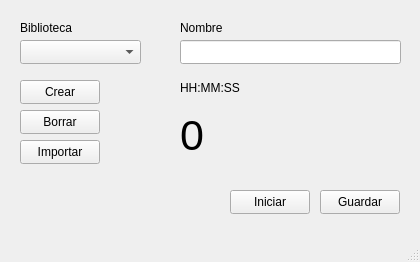
<?xml version="1.0" encoding="UTF-8"?>
<ui version="4.0">
 <class>MainWindow</class>
 <widget class="QMainWindow" name="MainWindow">
  <property name="geometry">
   <rect>
    <x>0</x>
    <y>0</y>
    <width>420</width>
    <height>262</height>
   </rect>
  </property>
  <property name="windowTitle">
   <string>Gizzly Timer 1.0</string>
  </property>
  <property name="windowIcon">
   <iconset theme="x-office-calendar"/>
  </property>
  <widget class="QWidget" name="centralwidget">
   <widget class="QLabel" name="labelBiblio">
    <property name="geometry">
     <rect>
      <x>20</x>
      <y>20</y>
      <width>61</width>
      <height>16</height>
     </rect>
    </property>
    <property name="text">
     <string>Biblioteca</string>
    </property>
   </widget>
   <widget class="QComboBox" name="cBox_Biblio">
    <property name="geometry">
     <rect>
      <x>20</x>
      <y>40</y>
      <width>121</width>
      <height>24</height>
     </rect>
    </property>
   </widget>
   <widget class="QPushButton" name="buttonCrear">
    <property name="geometry">
     <rect>
      <x>20</x>
      <y>80</y>
      <width>80</width>
      <height>24</height>
     </rect>
    </property>
    <property name="text">
     <string>Crear</string>
    </property>
   </widget>
   <widget class="QPushButton" name="buttonBorrar">
    <property name="geometry">
     <rect>
      <x>20</x>
      <y>110</y>
      <width>80</width>
      <height>24</height>
     </rect>
    </property>
    <property name="text">
     <string>Borrar</string>
    </property>
   </widget>
   <widget class="QLabel" name="labelName">
    <property name="geometry">
     <rect>
      <x>180</x>
      <y>20</y>
      <width>61</width>
      <height>16</height>
     </rect>
    </property>
    <property name="text">
     <string>Nombre</string>
    </property>
   </widget>
   <widget class="QLineEdit" name="lineEdit_Name">
    <property name="geometry">
     <rect>
      <x>180</x>
      <y>40</y>
      <width>221</width>
      <height>24</height>
     </rect>
    </property>
   </widget>
   <widget class="QLabel" name="labelHoras">
    <property name="geometry">
     <rect>
      <x>180</x>
      <y>80</y>
      <width>61</width>
      <height>16</height>
     </rect>
    </property>
    <property name="text">
     <string>HH:MM:SS</string>
    </property>
   </widget>
   <widget class="QLabel" name="labelHour">
    <property name="geometry">
     <rect>
      <x>180</x>
      <y>100</y>
      <width>211</width>
      <height>71</height>
     </rect>
    </property>
    <property name="font">
     <font>
      <pointsize>32</pointsize>
     </font>
    </property>
    <property name="text">
     <string>0</string>
    </property>
   </widget>
   <widget class="QPushButton" name="buttonStart">
    <property name="geometry">
     <rect>
      <x>230</x>
      <y>190</y>
      <width>80</width>
      <height>24</height>
     </rect>
    </property>
    <property name="text">
     <string>Iniciar</string>
    </property>
   </widget>
   <widget class="QPushButton" name="buttonGuardar">
    <property name="geometry">
     <rect>
      <x>320</x>
      <y>190</y>
      <width>80</width>
      <height>24</height>
     </rect>
    </property>
    <property name="text">
     <string>Guardar</string>
    </property>
   </widget>
   <widget class="QPushButton" name="buttonImportar">
    <property name="geometry">
     <rect>
      <x>20</x>
      <y>140</y>
      <width>80</width>
      <height>24</height>
     </rect>
    </property>
    <property name="text">
     <string>Importar</string>
    </property>
   </widget>
  </widget>
  <widget class="QMenuBar" name="menubar">
   <property name="geometry">
    <rect>
     <x>0</x>
     <y>0</y>
     <width>420</width>
     <height>21</height>
    </rect>
   </property>
  </widget>
  <widget class="QStatusBar" name="statusbar"/>
 </widget>
 <resources/>
 <connections/>
</ui>
